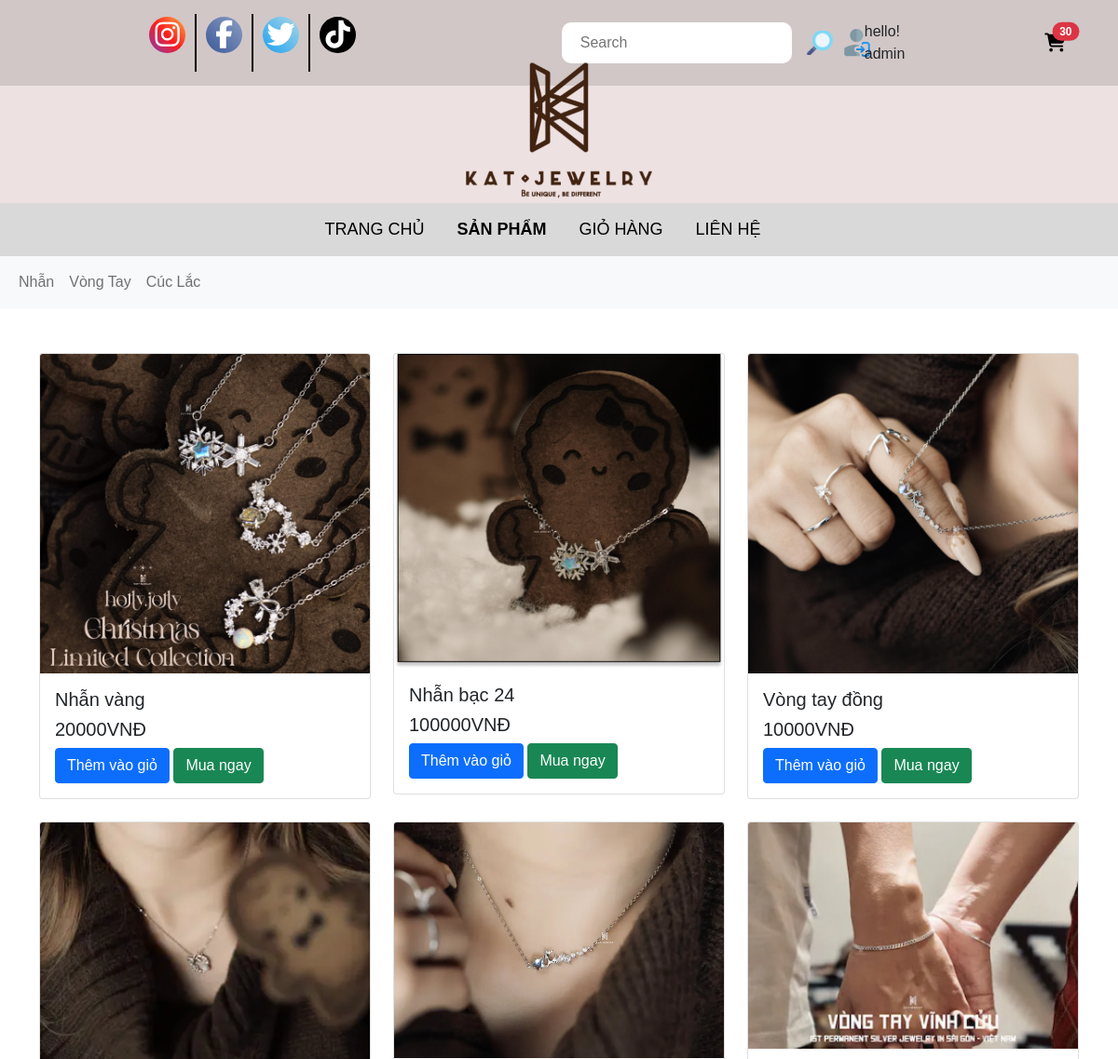
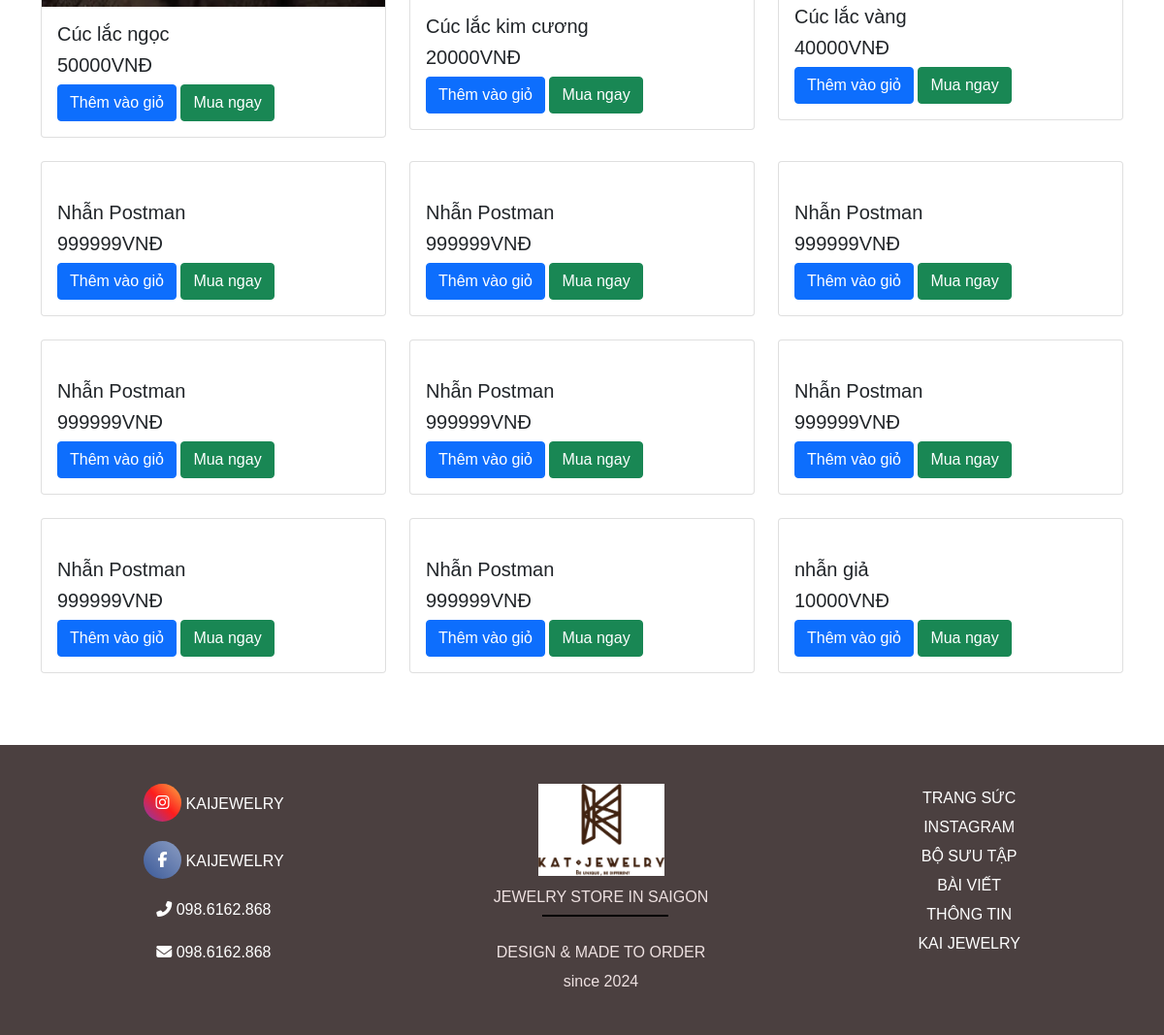
Page /category/ (signed in) on the committed database (2 pictures, top to bottom).
### apps/models.py (models this page shows, shortened)
class Category(models.Model):
    sub_category =models.ForeignKey('self', on_delete=models.CASCADE, related_name ='sub_categories', null =True, blank =True)
    is_sub =models.BooleanField(default=False)
    name = models.CharField(max_length = 200, null =True)
    slug =models.SlugField(max_length=200, unique=True)

class Product(models.Model):
    category = models.ManyToManyField(Category, related_name='product')
    name = models.CharField(max_length=200, null=True)
    price = models.IntegerField()
    detail =models.TextField(null=True, blank = True)
    image = models.ImageField(null =True, blank = True)
    @property
    def ImageURL(self):
        try:
            url = self.image.url
        except:
            url = ''
        return url

### apps/views.py (the view)
# urls.py: path('category/', views.category, name='category'),
def category(request):
    categories = Category.objects.filter(is_sub =False)
    active_category = request.GET.get('category','')
    if request.user.is_authenticated:
       customer = request.user
       order, created = Order.objects.get_or_create(customer=customer, complete=False)
       cartItems = order.get_cart_items
       user_login = "show"
       user_not_login = "hidden"
    else:
       order = {'get_cart_items' : 0 , 'get_cart_total':0}
       cartItems = order['get_cart_items']
       user_login = "hidden"
       user_not_login = "show"
    products = Product.objects.all()
    if active_category:
        products=Product.objects.filter(category__slug = active_category)
    context = {
        'categories':categories,
        'active_category':active_category,
        'products': products,
        'user_authenticated': request.user.is_authenticated,
        'user_username': request.user.username,
        'cartItems':cartItems,
        'user_login': user_login,
        'user_not_login':user_not_login
    }
    return render(request, 'category.html', context)

### apps/models.py (called while the page is built)
    @property
    def get_cart_items(self):
        orderitems = self.orderitem_set.all()
        total = sum([item.quantity for item in orderitems])
        return total

### apps/templates/category.html (shortened to what this page needs)
{%load static%}
<!DOCTYPE html>
<html lang="en">
  <head>
    <link rel="stylesheet" href="https://cdnjs.cloudflare.com/ajax/libs/font-awesome/6.7.2/css/all.min.css" />
    <link rel="stylesheet" href="{% static 'css/bootstrap.min.css' %}" />
    <link rel="stylesheet" href="{% static 'css/style.css' %}" />
    <link rel="stylesheet" href="{% static 'css/show_product.css' %}" />
  </head>
  <body>
    <div class="header">
      <div class="list-social">
        <div class="list__social inst">
          <a href=""><i class="fa-brands fa-instagram"></i></a>
        </div>
        <div class="list__social face">
          <a href=""><i class="fa-brands fa-facebook-f"></i></a>
        </div>
        <div class="list__social twit">
          <a href=""> <i class="fa-brands fa-twitter"></i></a>
        </div>
        <div class="list__social tikt">
          <a href=""><i class="fa-brands fa-tiktok"></i></a>
        </div>
      </div>
      <div class="support-bar">
        <form class="d-flex" role="search" method="POST" action="{%url 'search'%}">
          <input name="searched" placeholder="Search" class="search-input" />
          <button type="submit" class="btn btn-link p-0 border-0">
            <img src="{% static 'img/search.png' %}" alt="Search" class="img-fluid" />
          </button>
        </form>
        <div class="auth-container d-flex justify-content-between align-items-center">
          <div class="user-logged-in d-flex align-items-center" style="visibility: {{ user_login }}">
            <a href="{% url 'logout' %}" class="me-2">
              <img src="{% static 'img/account.png' %}" alt="Tài khoản" class="img-fluid" />
            </a>
            <span>hello! {{ request.user }}</span>
          </div>
        </div>
        <div class="form-inline my-2 my-lg-0 position-relative">
          <a id="cart-icon" href="{% url 'cart' %}" class="text-decoration-none">
            <i class="fa-solid fa-cart-shopping fa-lg"></i>
          </a>
          <span id="cart-total" class="position-absolute top-0 start-100 translate-middle badge rounded-pill bg-danger"> {{cartItems}} </span>
        </div>
      </div>
    </div>
    <div class="header-logo"><img src="{% static "img/logo.png" %}" alt="" /></div>
    <div class="hero">
      <div class="menu">
        <a href="{% url 'home' %}">
          <div class="menu-pages">TRANG CHỦ</div>
        </a>
        <a href="{% url 'product' %}">
          <div class="menu-pages menu-active">SẢN PHẨM</div>
        </a>
        <a href="{% url 'cart' %}">
          <div class="menu-pages">GIỎ HÀNG</div>
        </a>
        <a href="{% url 'contact' %}">
          <div class="menu-pages">LIÊN HỆ</div>
        </a>
      </div>
      <nav class="navbar navbar-expand-lg navbar-light bg-light">
        <div class="container-fluid">
          <div class="navbar-collapse" id="navbarNav">
            <ul class="navbar-nav">
              {%for i in categories%}
              <li class="nav-item">
                <a class="nav-link" href="{% url 'category' %}?category={{i.slug}}">{{i.name}}</a>
              </li>
              {% endfor %}
            </ul>
          </div>
        </div>
      </nav>
      <div class="container mt-5">
        <div class="row">
          {%for product in products %}
          <div class="col-md-4 mb-4">
            <div class="card">
              <a href="{%url 'detail'%}?id={{product.id}}"><img src="{{product.ImageURL}}" class="card-img-top" alt="" /></a>
              <div class="card-body">
                <h5 class="card-title">{{product.name}}</h5>
                <h5 class="card-price">{{product.price}}VNĐ</h5>
                <button data-product="{{product.id}}" data-action="add" class="btn btn-primary update-cart">Thêm vào giỏ</button>
                <a href="{% url 'cart' %}"><button class="btn btn-success ml-2">Mua ngay</button></a>
              </div>
            </div>
          </div>
          {% endfor %}
        </div>
      </div>
    </div>
    <div class="footer">
      <div class="footer-box">
        <a class="footer-box-left" href="">
          <i class="fa-brands fa-instagram"></i>
          <span>KAIJEWELRY</span>
        </a>
        <a class="footer-box-left" href="">
          <i class="fa-brands fa-facebook-f"></i>
          <span>KAIJEWELRY</span>
        </a>
        <a class="footer-box-left" href="">
          <i class="fa-solid fa-phone-flip"></i>
          <span>098.6162.868</span>
        </a>
        <a class="footer-box-left" href="">
          <i class="fa-solid fa-envelope"></i>
          <span>098.6162.868</span>
        </a>
      </div>
      <div class="footer-box">
        <div class="footer-box-icon"><img src="{% static 'img/logo.png' %}" alt="" /></div>
        <div class="footer-box-desc">JEWELRY STORE IN SAIGON</div>
        <div class="footer-desc">DESIGN & MADE TO ORDER</div>
        <div class="footer-desc">since 2024</div>
      </div>
      <div class="footer-box">
        <a href=""><div class="footer-desc">TRANG SỨC</div></a>
        <a href=""><div class="footer-desc">INSTAGRAM</div></a>
        <a href=""><div class="footer-desc">BỘ SƯU TẬP</div></a>
        <a href=""><div class="footer-desc">BÀI VIẾT</div></a>
        <a href=""><div class="footer-desc">THÔNG TIN</div></a>
        <a href=""><div class="footer-desc">KAI JEWELRY</div></a>
      </div>
    </div>
  </body>
</html>

### apps/static/css/style.css (style rules this page uses)
* { margin: 0; padding: 0; box-sizing: border-box; font-family: Arial, Helvetica, sans-serif; }
a { color: black; text-decoration: unset; }
.header { background: #d1c7c7; display: flex; justify-content: space-between; }
.list-social, .support-bar { display: flex; justify-content: space-between; padding: 15px 150px; min-width: 400px; }
.list__social:last-child { border-right: none; }
.list__social { border-right: 2px solid black; font-size: 30px; padding: 0 10px; }
.support-bar img { width: 30px; margin: 0 15px; }
.fa-brands { border-radius: 50%; display: inline-flex; justify-content: center; align-items: center; color: white; width: 39px; height: 39px; text-align: center; }
.fa-instagram { background: linear-gradient(45deg, #833ab4, #fd1d1d, #fcb045); }
.fa-facebook-f { background: linear-gradient(45deg, #3b5998, #8b9dc3); }
.fa-twitter { background: linear-gradient(45deg, #1da1f2, #a9d6e5); }
.fa-tiktok { background: linear-gradient(45deg, #000, #010101); }
.support-bar { display: flex; align-items: center; gap: 10px; }
.support-bar .search-input { padding: 10px 20px; outline: none; border: none; border-radius: 10px; }
#cart-icon { width: 50px; }
.header-logo { background: #eee1e1; text-align: center; padding: 5px; }
.header-logo img { margin-top: -30px; width: 200px; }
.menu { display: flex; justify-content: center; background: #d9d9d9; padding: 15px; }
.menu-pages { margin-right: 35px; font-size: 18px; }
.menu-active, .product-item-active { font-weight: bold; }
.footer { margin-top: 50px; display: flex; justify-content: space-around; background: #4b4040; color: #eee1e1; padding: 40px; }
.footer span, .footer a { color: #ffffff; }
.footer-box { margin: 0 30px; text-align: center; }
.footer-box:last-child { border: none; }
.footer-box:last-child::before { display: none; }
.footer-box-left { display: block; margin-bottom: 20px; }
.footer-box-icon img { width: 130px; background: white; margin-bottom: 10px; }
.footer-box-desc { position: relative; margin-bottom: 30px; }
.footer-box-desc::before { content: ""; position: absolute; top: 30px; left: 50px; width: 130px; height: 2px; background: #000; }
.footer-box .footer-desc { line-height: 30px; }

### rows in the picture
Category: name "Nhẫn"
Category: name "Vòng Tay"
Category: name "Cúc Lắc"
Product: ImageURL (picture), name "Nhẫn vàng", price "20000"
Product: ImageURL (picture), name "Nhẫn bạc 24", price "100000"
Product: ImageURL (picture), name "Vòng tay đồng", price "10000"
Product: ImageURL (picture), name "Cúc lắc ngọc", price "50000"
Product: ImageURL (picture), name "Cúc lắc kim cương", price "20000"
Product: ImageURL (picture), name "Cúc lắc vàng", price "40000"
Product: name "Nhẫn Postman", price "999999"
Product: name "Nhẫn Postman", price "999999"
Product: name "Nhẫn Postman", price "999999"
Product: name "Nhẫn Postman", price "999999"
Product: name "Nhẫn Postman", price "999999"
Product: name "Nhẫn Postman", price "999999"
Product: name "Nhẫn Postman", price "999999"
Product: name "Nhẫn Postman", price "999999"
Product: name "nhẫn giả", price "10000"

### other values in the picture
{{ request.user }} "admin"
{{ cartItems }} "30"
